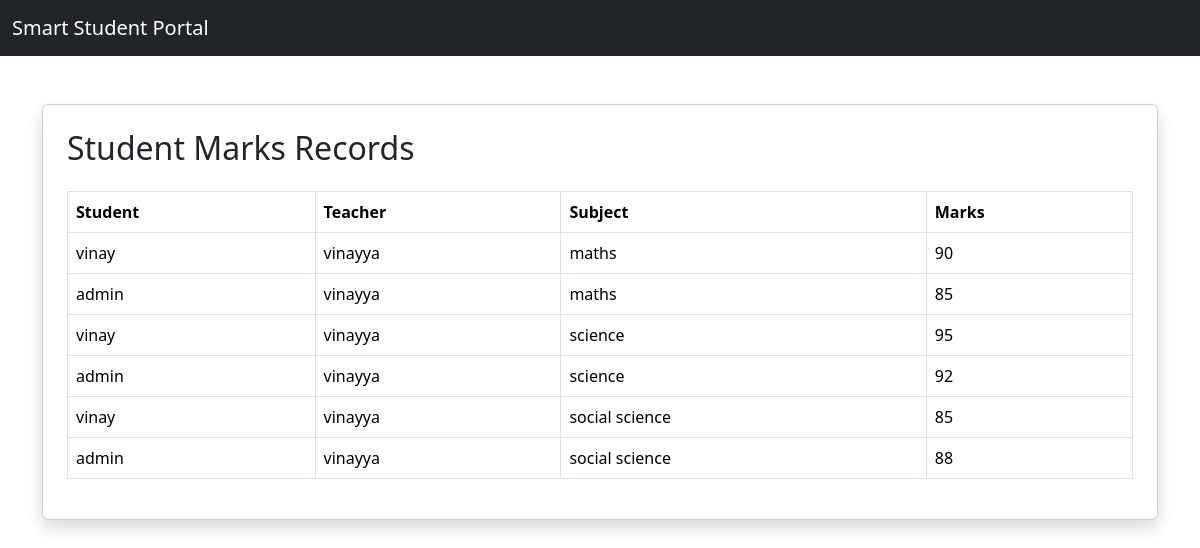
Page /marks/list/ (signed in) on the committed database.
### marks/models.py (models this page shows)
class Marks(models.Model):
    student = models.ForeignKey(Student, on_delete=models.CASCADE)
    teacher = models.ForeignKey(Teacher, on_delete=models.CASCADE)
    subject = models.CharField(max_length=100)
    marks = models.IntegerField()

### students/models.py (models this page shows, shortened)
class Student(models.Model):
    user = models.OneToOneField(CustomUser, on_delete=models.CASCADE)
    roll_number = models.CharField(max_length=20)
    branch = models.CharField(max_length=50)

### accounts/models.py (models this page shows)
class CustomUser(AbstractUser):
    ROLE_CHOICES = (
        ('student', 'Student'),
        ('teacher', 'Teacher'),
    )
    role = models.CharField(
        max_length=20,
        choices=ROLE_CHOICES,
        default='student'
    )

### teachers/models.py (models this page shows, shortened)
class Teacher(models.Model):
    user = models.OneToOneField(CustomUser, on_delete=models.CASCADE)
    subject = models.CharField(max_length=100)

### marks/views.py (the view)
# urls.py: path('list/', views.marks_list),
@login_required
def marks_list(request):
    records = Marks.objects.all()
    return render(request, 'marks/marks_list.html', {
        'records': records
    })

### templates/marks/marks_list.html
{% extends 'base.html' %}
{% block content %}
<div class="card p-4 shadow">
<h2 class="mb-4">
    Student Marks Records
</h2>
<table class="table table-bordered">
    <tr>
        <th>Student</th>
        <th>Teacher</th>
        <th>Subject</th>
        <th>Marks</th>
    </tr>
    {% for record in records %}
    <tr>
        <td>{{ record.student.user.username }}</td>
        <td>{{ record.teacher.user.username }}</td>
        <td>{{ record.subject }}</td>
        <td>{{ record.marks }}</td>
    </tr>
    {% endfor %}
</table>
</div>
{% endblock %}

### rows in the picture
Marks: student.user.username "vinay", teacher.user.username "vinayya", subject "maths", marks "90"
Marks: student.user.username "admin", teacher.user.username "vinayya", subject "maths", marks "85"
Marks: student.user.username "vinay", teacher.user.username "vinayya", subject "science", marks "95"
Marks: student.user.username "admin", teacher.user.username "vinayya", subject "science", marks "92"
Marks: student.user.username "vinay", teacher.user.username "vinayya", subject "social science", marks "85"
Marks: student.user.username "admin", teacher.user.username "vinayya", subject "social science", marks "88"
